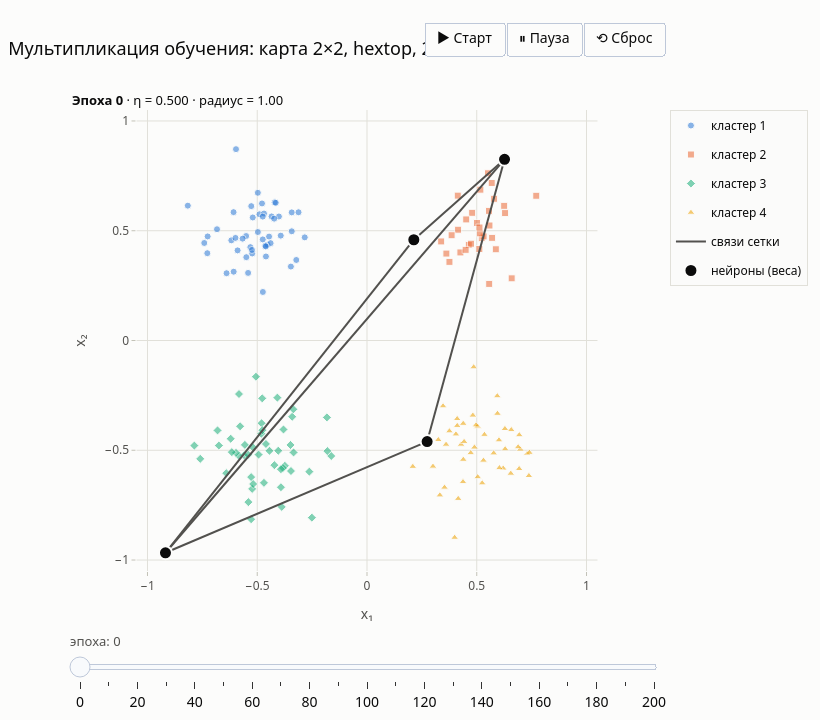

Notebook code cell kept with this figure:
### Markdown cell above
## 3. Обучение карты, соответствующей числу кластеров (2×2, hextop), с мультипликацией

По порядку выполнения работы начальная конфигурация соответствует числу кластеров: 4 нейрона. Обучение — 200 эпох, снимки каждые 10 эпох.

### Code cell
EPOCHS, SHOW = 200, 10


def map_traces(som, W, show_labels=True, size=13):
    ex, ey = som.edge_xy(W)
    lines = go.Scatter(x=ex, y=ey, mode='lines', name='связи сетки', line=dict(color=INK2, width=2),
                       hoverinfo='skip')
    nodes = go.Scatter(x=W[:, 0], y=W[:, 1], mode='markers', name='нейроны (веса)',
                       marker=dict(color=NEURON, size=size, line=dict(color=SURFACE, width=2)),
                       customdata=np.arange(1, som.n + 1),
                       hovertemplate='нейрон %{customdata}<br>w = (%{x:.3f}; %{y:.3f})<extra></extra>')
    return lines, nodes


def animate_som(som, title, name, height=720):
    fig = go.Figure()
    add_points(fig, opacity=0.55)
    W0 = som.snapshots[0][1]
    for tr in map_traces(som, W0):
        fig.add_trace(tr)
    n_pts = N_CLUSTERS
    frames = []
    for ep, W, lr, rad in som.snapshots:
        m = som.metrics(X) if ep else None
        lines, nodes = map_traces(som, W)
        label = f'<b>Эпоха {ep}</b> · η = {lr:.3f} · радиус = {rad:.2f}'
        if m:
            label += f' · QE = {m["QE"]:.3f}'
        frames.append(go.Frame(name=str(ep), data=[lines, nodes], traces=[n_pts, n_pts + 1],
                               layout=go.Layout(annotations=[dict(text=label, xref='paper', yref='paper', x=0,
                                                                  y=1.045, showarrow=False, xanchor='left',
                                                                  font=dict(size=13, color=INK))])))
    fig.frames = frames
    play = dict(frame=dict(duration=450, redraw=False), transition=dict(duration=350, easing='cubic-in-out'),
                fromcurrent=True, mode='immediate')
    fig.update_layout(
        title=title, height=height, width=820, margin=dict(t=110, b=120),
        xaxis_title='x₁', yaxis_title='x₂', legend=dict(x=1.01, y=1),
        annotations=frames[0].layout.annotations,
        updatemenus=[dict(type='buttons', direction='left', x=1.0, xanchor='right', y=1.12, yanchor='bottom',
                          showactive=False, buttons=[
                              dict(label='▶ Старт', method='animate', args=[None, play]),
                              dict(label='⏸ Пауза', method='animate',
                                   args=[[None], dict(frame=dict(duration=0, redraw=False), mode='immediate')]),
                              dict(label='⟲ Сброс', method='animate',
                                   args=[['0'], dict(frame=dict(duration=0, redraw=False), mode='immediate',
                                                     transition=dict(duration=0))])])],
        sliders=[dict(active=0, x=0, len=1, y=-0.06, yanchor='top', pad=dict(t=30),
                      currentvalue=dict(prefix='эпоха: ', font=dict(size=13, color=INK2)),
                      steps=[dict(label=str(ep), method='animate',
                                  args=[[str(ep)], dict(frame=dict(duration=0, redraw=False), mode='immediate',
                                                        transition=dict(duration=250))])
                             for ep, *_ in som.snapshots])])
    square_axes(fig)
    # PNG — раскадровка: начало, середина, конец
    picks = [som.snapshots[0], som.snapshots[len(som.snapshots) // 4], som.snapshots[-1]]
    png = make_subplots(rows=1, cols=3, horizontal_spacing=0.05,
                        subplot_titles=[f'эпоха {p[0]}' for p in picks])
    for c, (ep, W, *_ ) in enumerate(picks, start=1):
        add_points(png, 1, c, showlegend=c == 1, opacity=0.55, size=6)
        for tr in map_traces(som, W, size=11):
            tr.showlegend = c == 1
            png.add_trace(tr, 1, c)
        png.update_xaxes(range=[-1.05, 1.05], dtick=0.5, row=1, col=c)
        png.update_yaxes(range=[-1.05, 1.05], dtick=0.5, row=1, col=c, scaleanchor=f'x{c if c > 1 else ""}')
    png.update_layout(title=title, height=520, legend=dict(orientation='h', x=0.5, xanchor='center', y=-0.12))
    save(fig, name, width=1300, height=520, png_fig=png)
    return fig


som_main = KohonenSOM(2, 2, 'hextop', rule='gauss', seed=0).fit(X, EPOCHS, SHOW)
m_main = som_main.metrics(X, y_true)
print(f'{som_main.name}: QE = {m_main["QE"]:.4f}, TE = {m_main["TE"]:.3f}, '
      f'мёртвых нейронов = {m_main["dead"]}, ARI = {m_main["ARI"]:.3f}')
fig = animate_som(som_main, 'Мультипликация обучения: карта 2×2, hextop, 200 эпох', '02_training_2x2_hextop')
fig.show()

### Figure 1 — Plotly figure (JSON) as saved in the notebook; plotly's stock layout.template omitted (floating-point values rounded to 4 significant figures)
{"data": [{"hovertemplate": "кластер 1<br>x = %{x:.3f}<br>y = %{y:.3f}<extra></extra>", "legendgroup": "c0", "marker": {"color": "#2a78d6", "line": {"color": "#fcfcfb", "width": 1}, "opacity": 0.55, "size": 7, "symbol": "circle"}, "mode": "markers", "name": "кластер 1", "showlegend": true, "type": "scatter", "x": [-0.4532, -0.5506, -0.7259, -0.5968, -0.4747, -0.5315, -0.618, -0.4461, -0.3929, -0.4973, -0.439, -0.5204, -0.2836, -0.5272, -0.5991, -0.4013, -0.4898, -0.8163, -0.6073, -0.4691, -0.5497, -0.4971, -0.3428, -0.4783, -0.523, -0.4347, -0.524, -0.4744, -0.4228, -0.6833, -0.6078, -0.7275, -0.4206, -0.7414, -0.4633, -0.3221, -0.4603, -0.3428, -0.5416, -0.3119, -0.4157, -0.4609, -0.5895, -0.3468, -0.5667, -0.4749, -0.6397], "y": [0.4365, 0.4759, 0.4741, 0.8716, 0.4606, 0.4253, 0.4563, 0.4733, 0.4777, 0.6729, 0.4435, 0.5605, 0.4698, 0.6121, 0.4674, 0.5649, 0.5749, 0.6142, 0.3134, 0.5783, 0.3796, 0.4941, 0.5836, 0.6243, 0.3964, 0.5652, 0.4125, 0.2211, 0.555, 0.5069, 0.5847, 0.3977, 0.6293, 0.4443, 0.4319, 0.3668, 0.3827, 0.4976, 0.3078, 0.5842, 0.6273, 0.4285, 0.4105, 0.3367, 0.4641, 0.5643, 0.3065]}, {"hovertemplate": "кластер 2<br>x = %{x:.3f}<br>y = %{y:.3f}<extra></extra>", "legendgroup": "c1", "marker": {"color": "#eb6834", "line": {"color": "#fcfcfb", "width": 1}, "opacity": 0.55, "size": 7, "symbol": "square"}, "mode": "markers", "name": "кластер 2", "showlegend": true, "type": "scatter", "x": [0.629, 0.5229, 0.5312, 0.5868, 0.5143, 0.5577, 0.771, 0.6591, 0.4638, 0.5566, 0.6248, 0.3616, 0.4149, 0.5681, 0.479, 0.5165, 0.5789, 0.3855, 0.4135, 0.5699, 0.4519, 0.4255, 0.5511, 0.4738, 0.3755, 0.5558, 0.501, 0.5123, 0.3378, 0.5118, 0.4494], "y": [0.5805, 0.4663, 0.4741, 0.4156, 0.4882, 0.5239, 0.6593, 0.2833, 0.4353, 0.2578, 0.6134, 0.396, 0.5046, 0.7176, 0.5816, 0.687, 0.6454, 0.4796, 0.6599, 0.4676, 0.5515, 0.4011, 0.7618, 0.4409, 0.3581, 0.5904, 0.5353, 0.5147, 0.4513, 0.4168, 0.413]}, {"hovertemplate": "кластер 3<br>x = %{x:.3f}<br>y = %{y:.3f}<extra></extra>", "legendgroup": "c2", "marker": {"color": "#1baf7a", "line": {"color": "#fcfcfb", "width": 1}, "opacity": 0.55, "size": 7, "symbol": "diamond"}, "mode": "markers", "name": "кластер 3", "showlegend": true, "type": "scatter", "x": [-0.5597, -0.3805, -0.251, -0.3741, -0.4802, -0.3409, -0.4772, -0.5416, -0.3826, -0.1826, -0.1804, -0.5563, -0.3921, -0.4442, -0.2627, -0.3463, -0.6411, -0.6748, -0.3485, -0.4083, -0.4603, -0.5404, -0.3884, -0.4041, -0.3345, -0.6209, -0.5823, -0.4938, -0.5277, -0.5278, -0.5231, -0.3355, -0.7866, -0.5186, -0.4219, -0.7596, -0.5218, -0.6808, -0.392, -0.5968, -0.5831, -0.4694, -0.6158, -0.1628, -0.4813, -0.5059, -0.5781, -0.4764], "y": [-0.5226, -0.4053, -0.8071, -0.5708, -0.377, -0.3473, -0.2636, -0.5207, -0.581, -0.3503, -0.5039, -0.4755, -0.5863, -0.5025, -0.5973, -0.5946, -0.6043, -0.4785, -0.4759, -0.2603, -0.4713, -0.7362, -0.758, -0.5021, -0.51, -0.4474, -0.5266, -0.5198, -0.6223, -0.8141, -0.676, -0.3135, -0.4787, -0.6537, -0.5678, -0.5392, -0.4844, -0.4096, -0.6683, -0.5118, -0.2439, -0.6484, -0.5084, -0.5262, -0.4245, -0.165, -0.3907, -0.4088]}, {"hovertemplate": "кластер 4<br>x = %{x:.3f}<br>y = %{y:.3f}<extra></extra>", "legendgroup": "c3", "marker": {"color": "#eda100", "line": {"color": "#fcfcfb", "width": 1}, "opacity": 0.55, "size": 7, "symbol": "triangle-up"}, "mode": "markers", "name": "кластер 4", "showlegend": true, "type": "scatter", "x": [0.7299, 0.5044, 0.4051, 0.6283, 0.6572, 0.5037, 0.5772, 0.5944, 0.5305, 0.5934, 0.4726, 0.4823, 0.2611, 0.655, 0.6936, 0.4286, 0.3005, 0.7375, 0.7398, 0.6293, 0.2086, 0.5247, 0.3248, 0.4156, 0.4111, 0.4384, 0.6986, 0.3531, 0.4966, 0.535, 0.4424, 0.4387, 0.332, 0.4373, 0.3754, 0.4861, 0.6204, 0.6011, 0.4109, 0.3992, 0.6032, 0.6932, 0.3464, 0.3602, 0.6885, 0.4895], "y": [-0.5158, -0.6216, -0.4266, -0.4021, -0.4071, -0.3912, -0.5131, -0.3328, -0.5463, -0.2529, -0.512, -0.341, -0.4524, -0.6057, -0.4304, -0.4735, -0.5735, -0.6162, -0.5106, -0.4943, -0.5745, -0.6496, -0.4524, -0.7205, -0.3881, -0.3785, -0.4958, -0.6692, -0.3855, -0.4289, -0.4609, -0.5423, -0.7044, -0.644, -0.4128, -0.1211, -0.5823, -0.4536, -0.3567, -0.8976, -0.5802, -0.5845, -0.2987, -0.4736, -0.4851, -0.4867]}, {"hoverinfo": "skip", "line": {"color": "#52514e", "width": 2}, "mode": "lines", "name": "связи сетки", "type": "scatter", "x": [0.2739, -0.9181, null, 0.2739, 0.6265, null, -0.9181, 0.6265, null, -0.9181, 0.2133, null, 0.6265, 0.2133, null], "y": [-0.4604, -0.9669, null, -0.4604, 0.8255, null, -0.9669, 0.8255, null, -0.9669, 0.459, null, 0.8255, 0.459, null]}, {"customdata": [1, 2, 3, 4], "hovertemplate": "нейрон %{customdata}<br>w = (%{x:.3f}; %{y:.3f})<extra></extra>", "marker": {"color": "#0b0b0b", "line": {"color": "#fcfcfb", "width": 2}, "size": 13}, "mode": "markers", "name": "нейроны (веса)", "type": "scatter", "x": [0.2739, -0.9181, 0.6265, 0.2133], "y": [-0.4604, -0.9669, 0.8255, 0.459]}], "layout": {"annotations": [{"font": {"color": "#0b0b0b", "size": 13}, "showarrow": false, "text": "<b>Эпоха 0</b> · η = 0.500 · радиус = 1.00", "x": 0, "xanchor": "left", "xref": "paper", "y": 1.045, "yref": "paper"}], "height": 720, "legend": {"x": 1.01, "y": 1}, "margin": {"b": 120, "t": 110}, "sliders": [{"active": 0, "currentvalue": {"font": {"color": "#52514e", "size": 13}, "prefix": "эпоха: "}, "len": 1, "pad": {"t": 30}, "steps": [{"args": [["0"], {"frame": {"duration": 0, "redraw": false}, "mode": "immediate", "transition": {"duration": 250}}], "label": "0", "method": "animate"}, {"args": [["10"], {"frame": {"duration": 0, "redraw": false}, "mode": "immediate", "transition": {"duration": 250}}], "label": "10", "method": "animate"}, {"args": [["20"], {"frame": {"duration": 0, "redraw": false}, "mode": "immediate", "transition": {"duration": 250}}], "label": "20", "method": "animate"}, {"args": [["30"], {"frame": {"duration": 0, "redraw": false}, "mode": "immediate", "transition": {"duration": 250}}], "label": "30", "method": "animate"}, {"args": [["40"], {"frame": {"duration": 0, "redraw": false}, "mode": "immediate", "transition": {"duration": 250}}], "label": "40", "method": "animate"}, {"args": [["50"], {"frame": {"duration": 0, "redraw": false}, "mode": "immediate", "transition": {"duration": 250}}], "label": "50", "method": "animate"}, {"args": [["60"], {"frame": {"duration": 0, "redraw": false}, "mode": "immediate", "transition": {"duration": 250}}], "label": "60", "method": "animate"}, {"args": [["70"], {"frame": {"duration": 0, "redraw": false}, "mode": "immediate", "transition": {"duration": 250}}], "label": "70", "method": "animate"}, {"args": [["80"], {"frame": {"duration": 0, "redraw": false}, "mode": "immediate", "transition": {"duration": 250}}], "label": "80", "method": "animate"}, {"args": [["90"], {"frame": {"duration": 0, "redraw": false}, "mode": "immediate", "transition": {"duration": 250}}], "label": "90", "method": "animate"}, {"args": [["100"], {"frame": {"duration": 0, "redraw": false}, "mode": "immediate", "transition": {"duration": 250}}], "label": "100", "method": "animate"}, {"args": [["110"], {"frame": {"duration": 0, "redraw": false}, "mode": "immediate", "transition": {"duration": 250}}], "label": "110", "method": "animate"}, {"args": [["120"], {"frame": {"duration": 0, "redraw": false}, "mode": "immediate", "transition": {"duration": 250}}], "label": "120", "method": "animate"}, {"args": [["130"], {"frame": {"duration": 0, "redraw": false}, "mode": "immediate", "transition": {"duration": 250}}], "label": "130", "method": "animate"}, {"args": [["140"], {"frame": {"duration": 0, "redraw": false}, "mode": "immediate", "transition": {"duration": 250}}], "label": "140", "method": "animate"}, {"args": [["150"], {"frame": {"duration": 0, "redraw": false}, "mode": "immediate", "transition": {"duration": 250}}], "label": "150", "method": "animate"}, {"args": [["160"], {"frame": {"duration": 0, "redraw": false}, "mode": "immediate", "transition": {"duration": 250}}], "label": "160", "method": "animate"}, {"args": [["170"], {"frame": {"duration": 0, "redraw": false}, "mode": "immediate", "transition": {"duration": 250}}], "label": "170", "method": "animate"}, {"args": [["180"], {"frame": {"duration": 0, "redraw": false}, "mode": "immediate", "transition": {"duration": 250}}], "label": "180", "method": "animate"}, {"args": [["190"], {"frame": {"duration": 0, "redraw": false}, "mode": "immediate", "transition": {"duration": 250}}], "label": "190", "method": "animate"}, {"args": [["200"], {"frame": {"duration": 0, "redraw": false}, "mode": "immediate", "transition": {"duration": 250}}], "label": "200", "method": "animate"}], "x": 0, "y": -0.06, "yanchor": "top"}], "title": {"text": "Мультипликация обучения: карта 2×2, hextop, 200 эпох"}, "updatemenus": [{"buttons": [{"args": [null, {"frame": {"duration": 450, "redraw": false}, "fromcurrent": true, "mode": "immediate", "transition": {"duration": 350, "easing": "cubic-in-out"}}], "label": "▶ Старт", "method": "animate"}, {"args": [[null], {"frame": {"duration": 0, "redraw": false}, "mode": "immediate"}], "label": "⏸ Пауза", "method": "animate"}, {"args": [["0"], {"frame": {"duration": 0, "redraw": false}, "mode": "immediate", "transition": {"duration": 0}}], "label": "⟲ Сброс", "method": "animate"}], "direction": "left", "showactive": false, "type": "buttons", "x": 1.0, "xanchor": "right", "y": 1.12, "yanchor": "bottom"}], "width": 820, "xaxis": {"constrain": "domain", "dtick": 0.5, "range": [-1.05, 1.05], "title": {"text": "x₁"}}, "yaxis": {"dtick": 0.5, "range": [-1.05, 1.05], "scaleanchor": "x", "title": {"text": "x₂"}}}}
